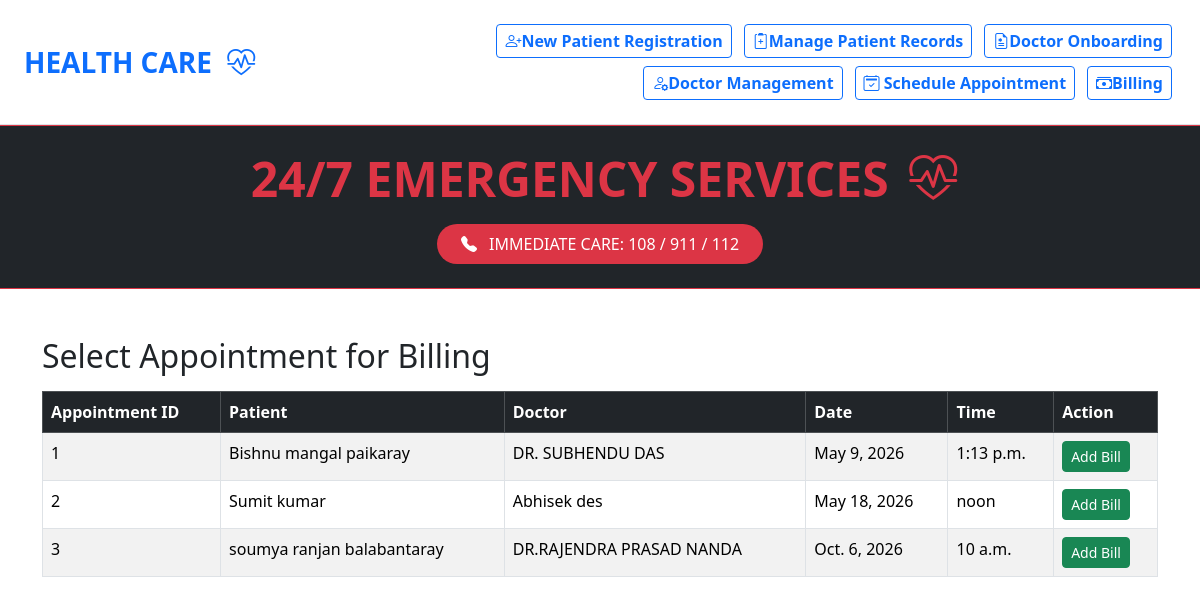
The page /select_appointment/ on the database its author committed.
### app1/models.py (models this page shows, shortened)
class Appointment(models.Model):
    AppointmentId = models.AutoField(primary_key=True)
    Patient = models.ForeignKey(Patient, on_delete=models.CASCADE)
    Doctor = models.ForeignKey(Doctor, on_delete=models.CASCADE)
    AppointmentDate = models.DateField()
    AppointmentTime = models.TimeField()
    Description = models.TextField(blank=True, null=True)
    class Meta:
        db_table = 'appointment'

class Patient(models.Model):
    AaadharNo=models.CharField(max_length=12,primary_key=True)
    Name=models.CharField(max_length=50)
    Mob=models.CharField(max_length=10)
    class Meta:
        db_table='patient'

class Doctor(models.Model):
    DoctorId=models.CharField(max_length=3,primary_key=True)
    DoctorName=models.CharField(max_length=50)
    DoctorDepartement=models.CharField(max_length=13)
    class Meta:
        db_table='doctor'

### app1/views.py (the view)
# urls.py: path('select_appointment/', SelectAppointmentForBill, name='select_appointment_for_bill'),
def SelectAppointmentForBill(request):
    appointments = Appointment.objects.all()
    return render(request, 'select_appointment.html', {'appointments': appointments})

### templates/select_appointment.html
{% extends 'home.html' %}
{% block content %}
<div class="container mt-5">
    <h2>Select Appointment for Billing</h2>
    <div class="table-responsive mt-3">
        <table class="table table-bordered table-striped">
            <thead class="table-dark">
                <tr>
                    <th>Appointment ID</th>
                    <th>Patient</th>
                    <th>Doctor</th>
                    <th>Date</th>
                    <th>Time</th>
                    <th>Action</th>
                </tr>
            </thead>
            <tbody>
                {% for app in appointments %}
                <tr>
                    <td>{{ app.AppointmentId }}</td>
                    <td>{{ app.Patient.Name }}</td>
                    <td>{{ app.Doctor.DoctorName }}</td>
                    <td>{{ app.AppointmentDate }}</td>
                    <td>{{ app.AppointmentTime }}</td>
                    <td>
                        <a href="{% url 'add_bill' app.AppointmentId %}" class="btn btn-success btn-sm">Add Bill</a>
                    </td>
                </tr>
                {% empty %}
                <tr>
                    <td colspan="6" class="text-center">No appointments available.</td>
                </tr>
                {% endfor %}
            </tbody>
        </table>
    </div>
</div>
{% endblock %}

### static/css/css1.css (style rules this page uses)
* { margin: 0; padding: 0; box-sizing: border-box; }

### rows shown on the page
Appointment: AppointmentId "1", Patient.Name "Bishnu mangal paikaray", Doctor.DoctorName "DR. SUBHENDU DAS", AppointmentDate "May 9, 2026", AppointmentTime "1:13 p.m."
Appointment: AppointmentId "2", Patient.Name "Sumit kumar", Doctor.DoctorName "Abhisek des", AppointmentDate "May 18, 2026", AppointmentTime "noon"
Appointment: AppointmentId "3", Patient.Name "soumya ranjan balabantaray", Doctor.DoctorName "DR.RAJENDRA PRASAD NANDA", AppointmentDate "Oct. 6, 2026", AppointmentTime "10 a.m."
